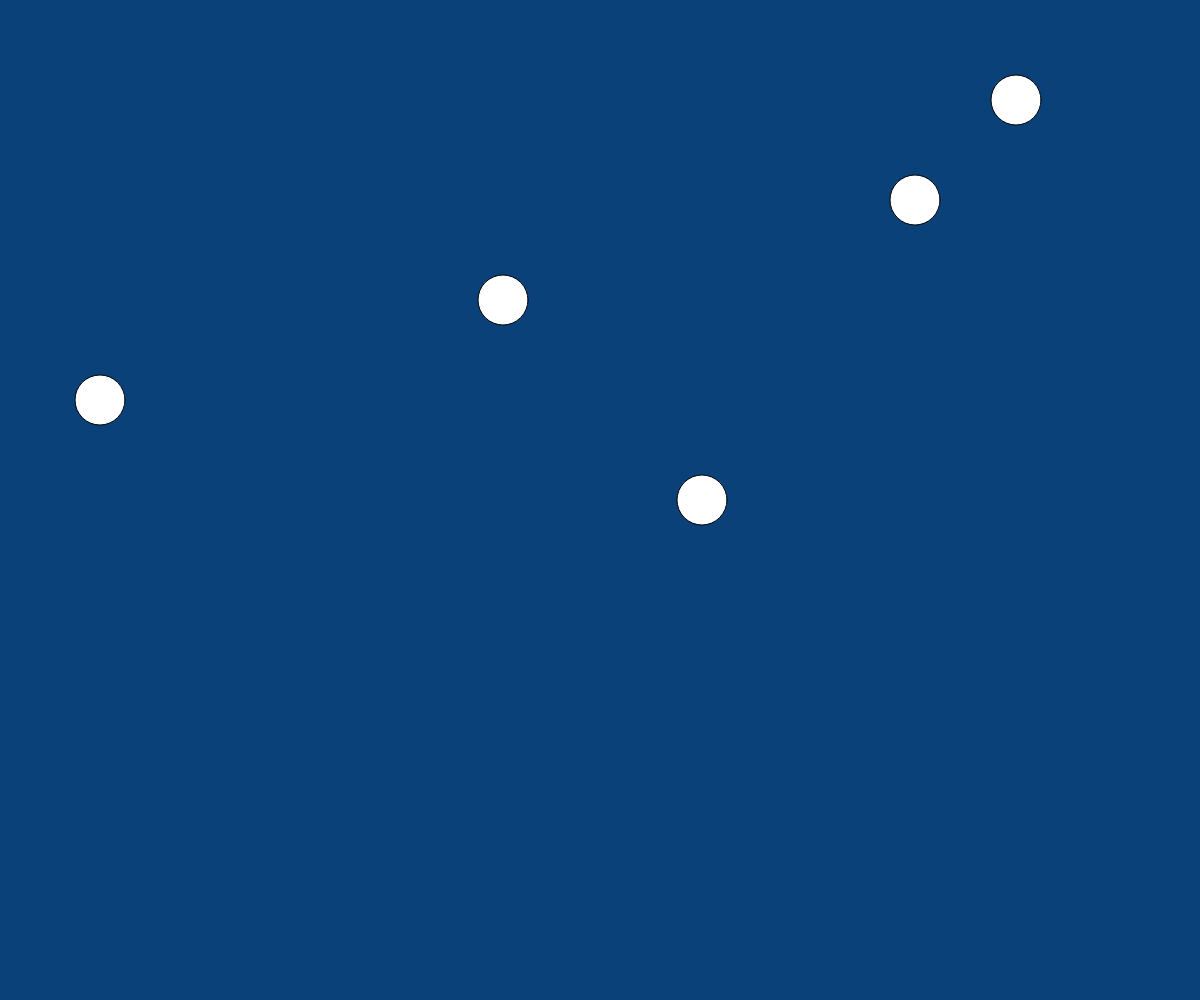
Frame 1 (no input)
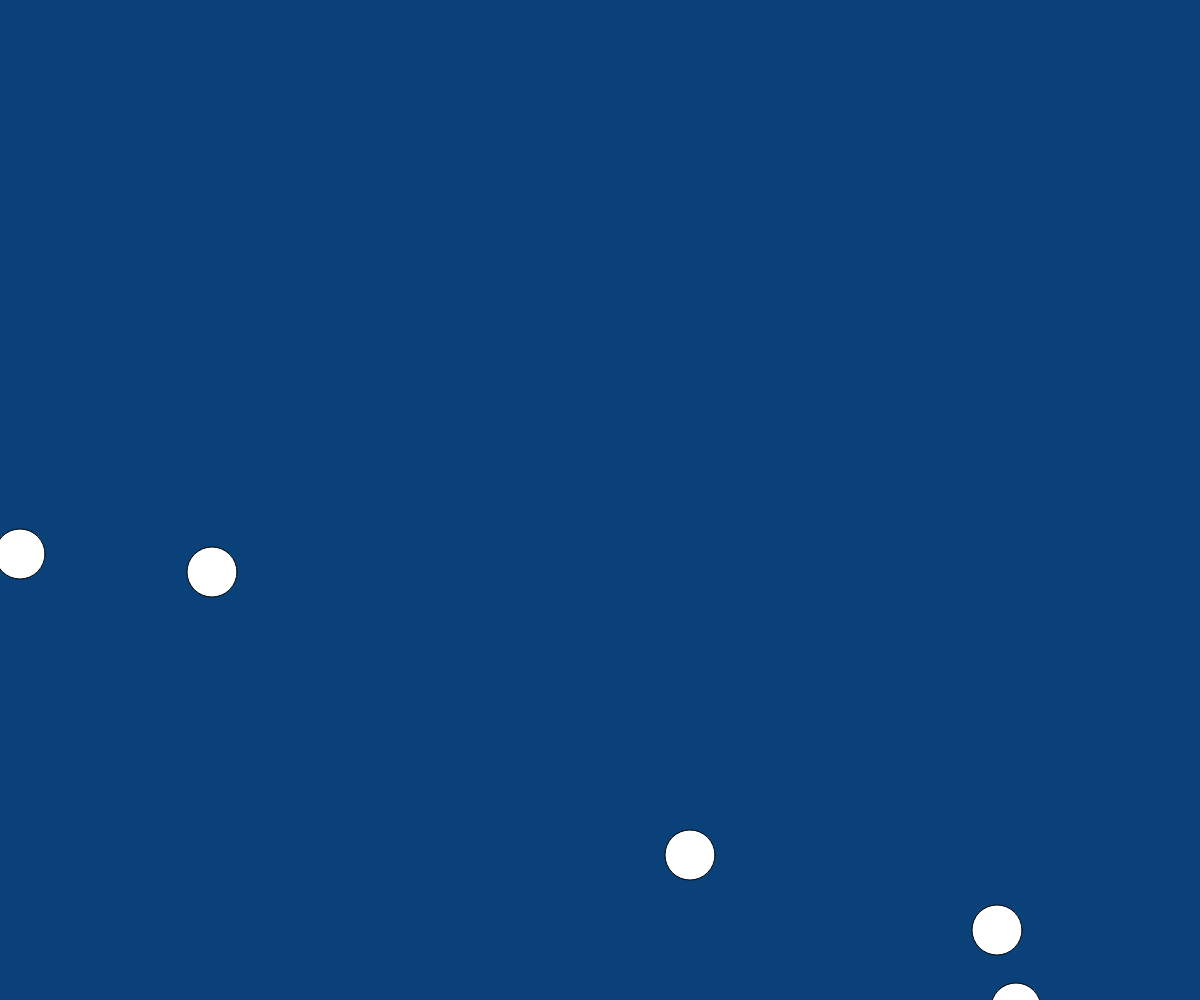
Frame 60 (no input)
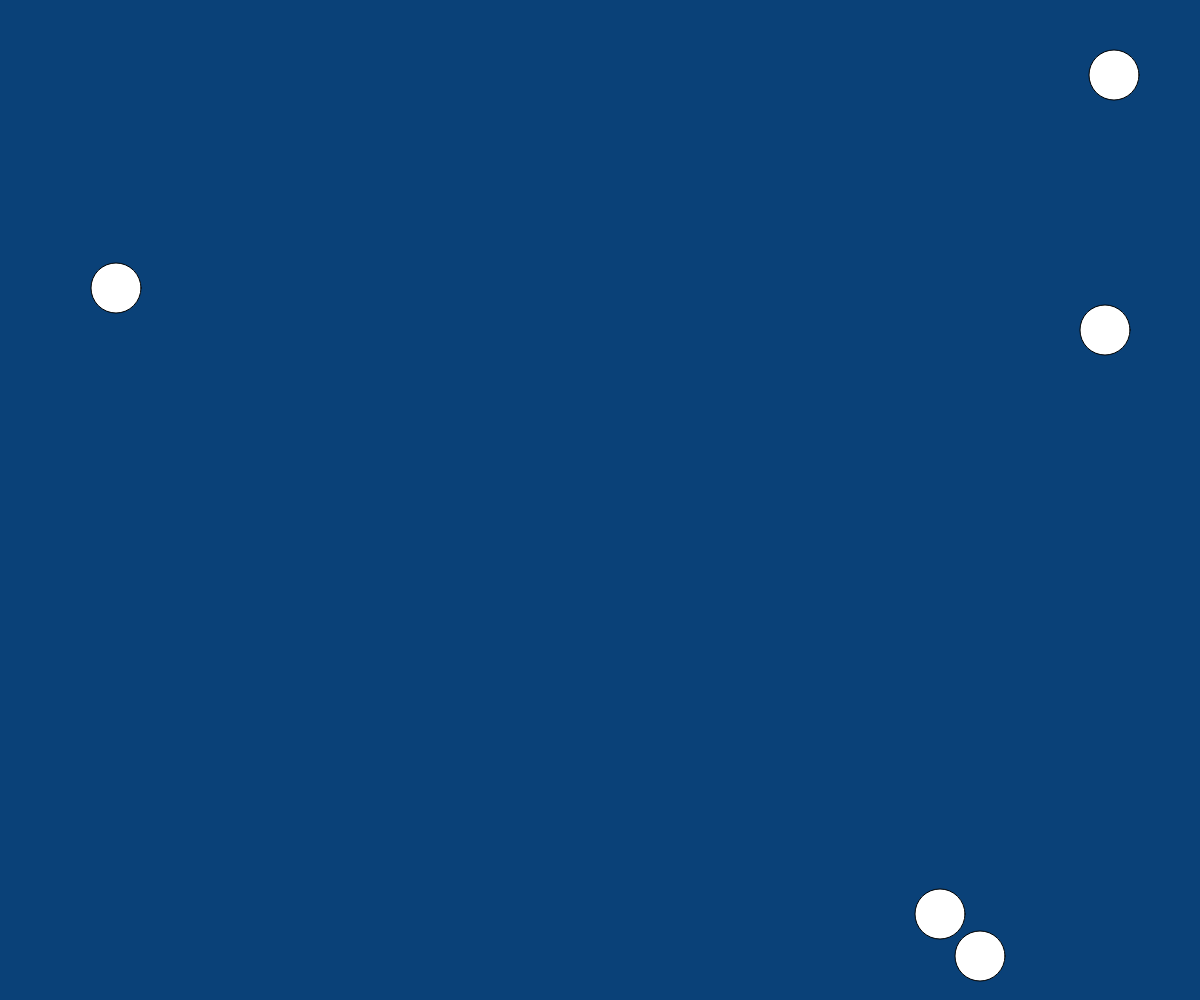
Frame 120 (the mouse pressed at the canvas centre since frame 60)

The p5.js sketch that drew these frames (run headless with seeded random() and noise() and a simulated clock; from frame 60 on, the mouse is pressed at the canvas centre):

// p5.js sketch
// ── sketch.js
let xposList = [100,500,700,900,1000];
let yposList = [400,300,500,200,100];
let yspeedList = [13,12,10,6,8];
let xspeedList = [2,3,1,5,4];

function setup() {
  createCanvas(windowWidth,windowHeight);
}

function draw() {
    background(10,65,120);

    for(let i = 0; i < xposList.length ; i = i + 1){

      circle(xposList[i],yposList[i],50);

      yposList[i] = yposList[i] + yspeedList[i];

      if(yposList[i] > height){
        yspeedList[i] = -yspeedList[i];
      }

      if(yposList[i] < 0){
        yspeedList[i] = - yspeedList[i];
      }

   for(let i = 0; i < yposList.length ; i = i + 1){
     xposList[i] = xposList[i] + xspeedList[i];

     if(xposList[i] > width){
       xspeedList[i] = -xspeedList[i];
     }

     if(xposList[i] < 0){
       xspeedList[i] = - xspeedList[i];
     }

   }

    }

}
